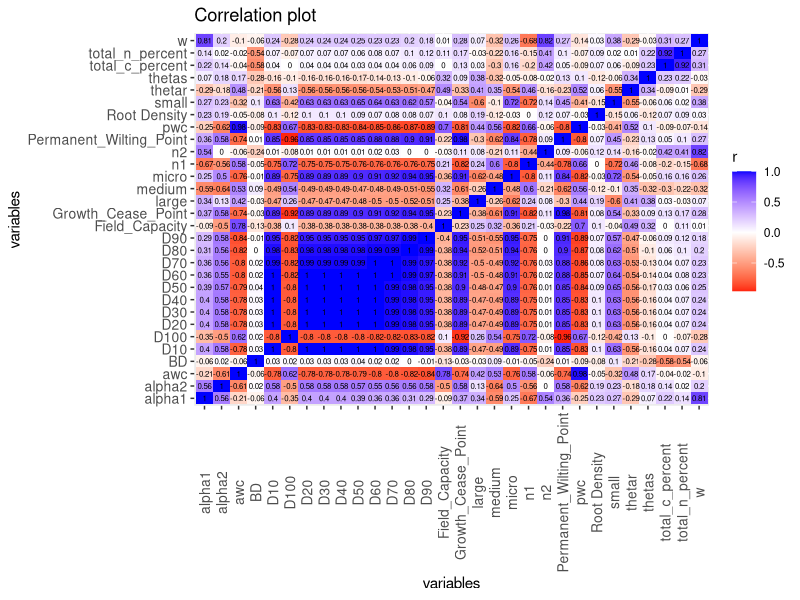
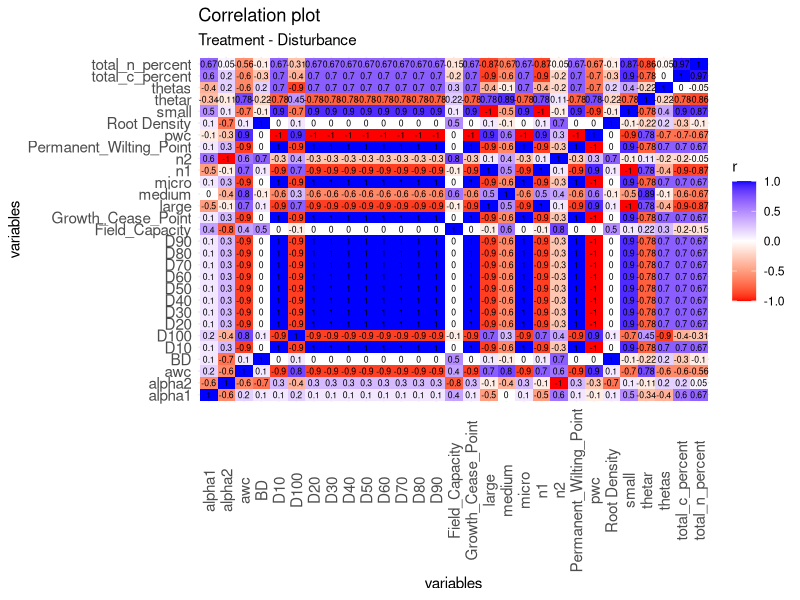
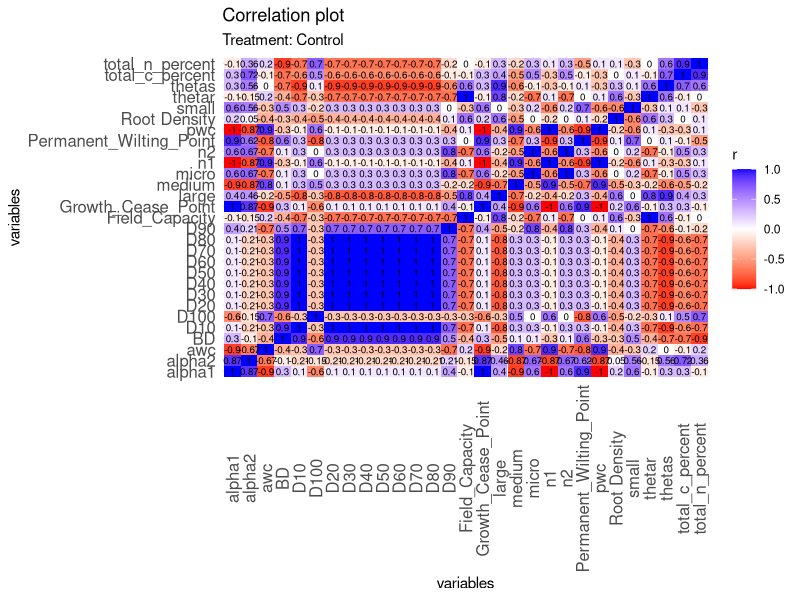
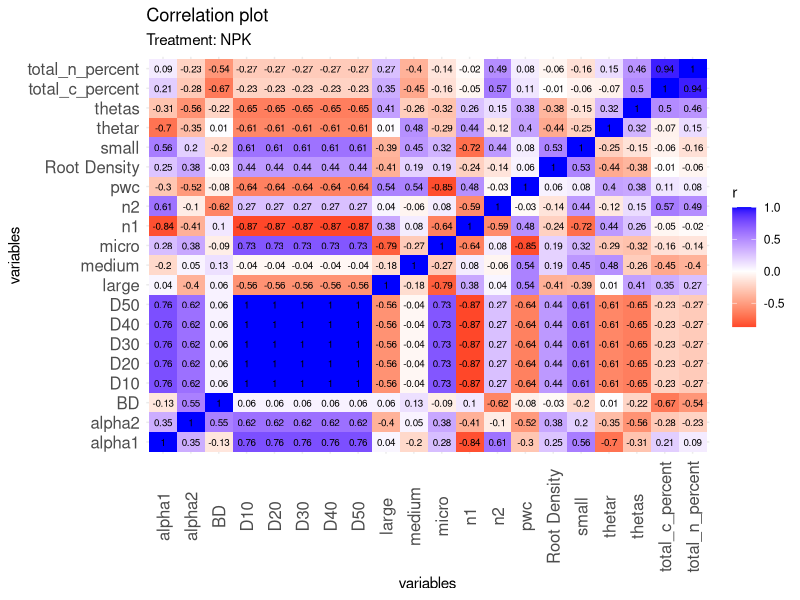
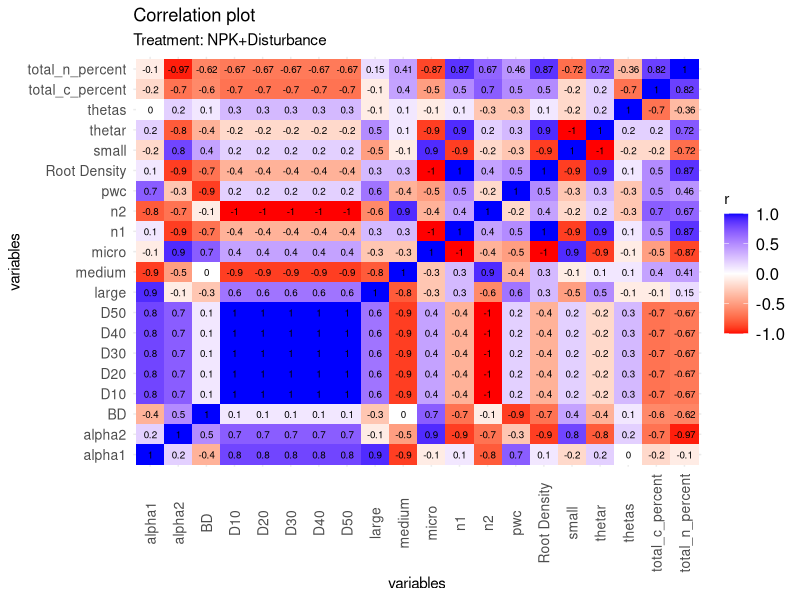
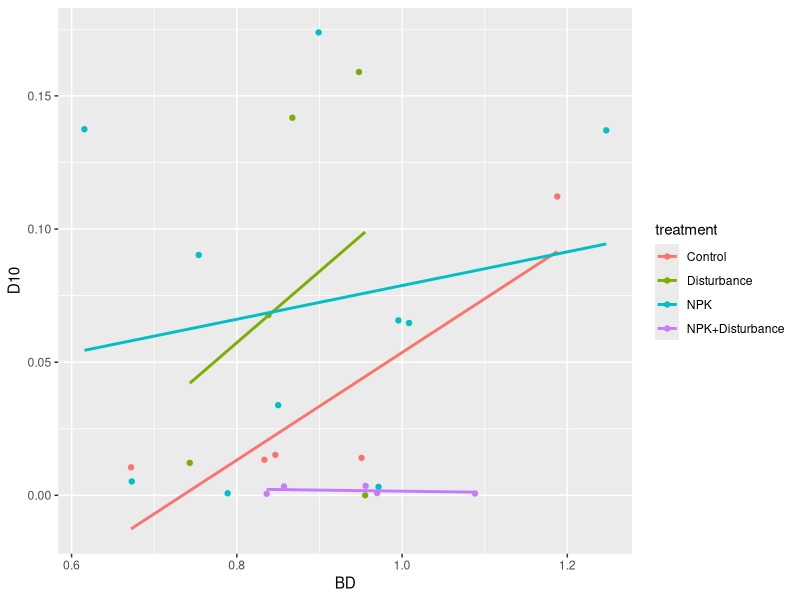
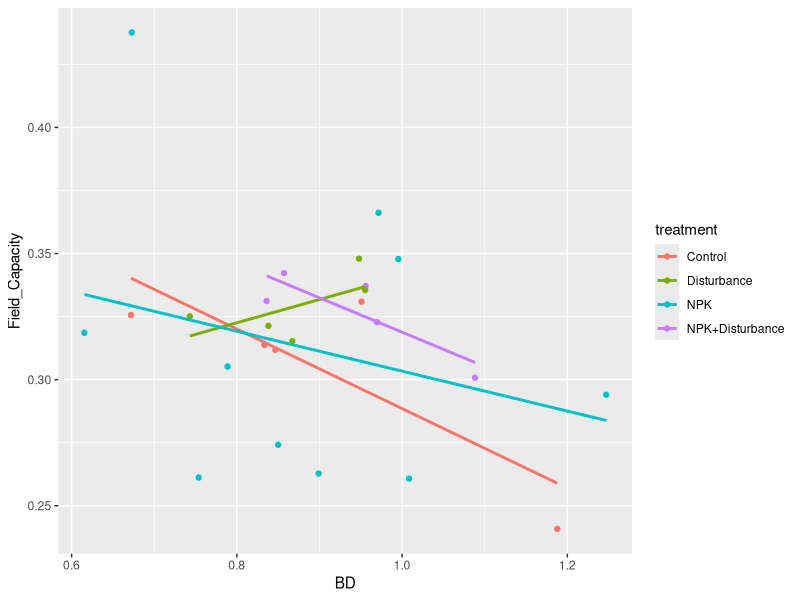
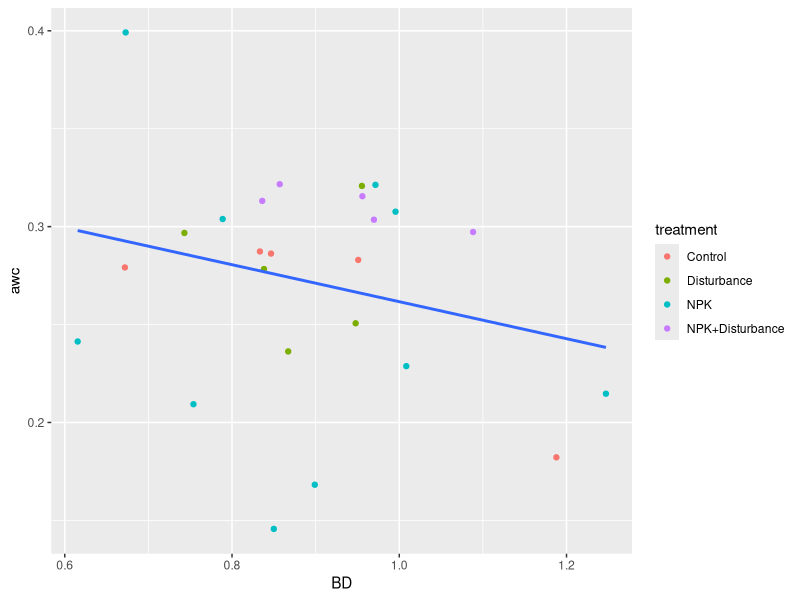

The R source for these figures, in order:
## ---- chunk 1
library(tidyverse)
library(psych)
## ---- chunk 2
data <- readxl::read_xlsx("Data/params_struc.xlsx") |> 
  mutate(label = factor(label))
## ---- chunk 3
corr_data <- bind_cols(data[,2:8],data[,12:34])
corr_data2 <- bind_cols(data[,2:8],data[,12:16],data[,21:34])

## ---- chunk 4
library(rstatix)
m = cor_mat(corr_data, method = "spearman")
x <- m |> 
  gather(-rowname,key = cor_var, value = r)
# corrplot::corrplot(m, method = "number")
x_filtered <- x |> 
  filter(abs(r) > 0.5)
x |> 
  # filter(abs(r) > 0.5) |> 
  #filter(cor_var == "BD" | rowname == "BD") |> 
  ggplot(aes(rowname, cor_var, fill = r)) + 
  geom_tile(size = 3) +
  labs(x = "variables", y = "variables", title = "Correlation plot")+
  geom_text(aes(label = round(r,2)), size = 2)+
  theme(axis.text.x = element_text(angle = 90, hjust = 0.5, vjust = 0.5),
        axis.text = element_text(size = 10))+
   scale_fill_gradient2(low = "red", high = "blue", mid = "white")
## ---- chunk 5
dist <- data |> 
  filter(treatment == "Disturbance")
dist_corr <- bind_cols(dist[,2:7],dist[,12:34]) |> 
  cor_mat(method = "spearman") |> 
  gather(-rowname,key = cor_var, value = r)

dist_corr |> 
  ggplot(aes(rowname, cor_var, fill = r)) + 
  geom_tile(size = 2.5) +
  theme_minimal()+
  labs(x = "variables", y = "variables", title = "Correlation plot", subtitle = "Treatment - Disturbance")+
  geom_text(aes(label = round(r,2)), size = 2.2)+
  theme(axis.text.x = element_text(angle = 90, hjust = 0.5, vjust = 0.5),
        axis.text = element_text(size = 11))+
   scale_fill_gradient2(low = "red", high = "blue", mid = "white")

#ggsave("Output/corr_dist.jpg", dpi = 300, width = 9,height = 6)
## ---- chunk 6
control <- data |> 
  filter(treatment == "Control")
control_corr <- bind_cols(control[,2:7],control[,12:34]) |> 
  cor_mat(method = "spearman") |> 
  gather(-rowname,key = cor_var, value = r)

control_corr |> 
  ggplot(aes(rowname, cor_var, fill = r)) + 
  geom_tile(size = 3) +
  theme_minimal()+
  labs(x = "variables", y = "variables", title = "Correlation plot", subtitle = "Treatment: Control")+
  geom_text(aes(label = round(r,2)), size = 2.5)+
  theme(axis.text.x = element_text(angle = 90, hjust = 0.5, vjust = 0.5),
        axis.text = element_text(size = 12))+
   scale_fill_gradient2(low = "red", high = "blue", mid = "white")

#ggsave("Output/corr_control.jpg", dpi = 300, width = 9,height = 6)
## ---- chunk 7
npk <- data |> 
  filter(treatment == "NPK")
npk_corr <- bind_cols(npk[,2:7],npk[,16:29]) |> 
  cor_mat(method = "spearman") |> 
  gather(-rowname,key = cor_var, value = r)

npk_corr |> 
  ggplot(aes(rowname, cor_var, fill = r)) + 
  geom_tile(size = 3) +
  theme_minimal()+
  labs(x = "variables", y = "variables", title = "Correlation plot", subtitle = "Treatment: NPK")+
  geom_text(aes(label = round(r,2)), size = 2.5)+
  theme(axis.text.x = element_text(angle = 90, hjust = 0.5, vjust = 0.5),
        axis.text = element_text(size = 12))+
   scale_fill_gradient2(low = "red", high = "blue", mid = "white")

#ggsave("Output/corr_npk.jpg", dpi = 300, width = 9,height = 6)
  
## ---- chunk 8
npk_dist <- data |> 
  filter(treatment == "NPK+Disturbance")
npk_dist_corr <- bind_cols(npk_dist[,2:7],npk_dist[,16:29]) |> 
  cor_mat(method = "spearman") |> 
  gather(-rowname,key = cor_var, value = r)

npk_dist_corr |> 
   ggplot(aes(rowname, cor_var, fill = r)) + 
  geom_tile(size = 3) +
  theme_minimal()+
  labs(x = "variables", y = "variables", title = "Correlation plot", subtitle = "Treatment: NPK+Disturbance")+
  geom_text(aes(label = round(r,2)), size = 2.5)+
  theme(axis.text.x = element_text(angle = 90, hjust = 0.5, vjust = 0.5),
        axis.text = element_text(size = 10),
        legend.text = element_text(size = 12))+
   scale_fill_gradient2(low = "red", high = "blue", mid = "white")
#ggsave("Output/corr_npk_dist.jpg", dpi = 300, width = 9,height = 6)
  

## ---- chunk 9
data |> 
   #filter(treatment == "Control") |> 
  ggplot(aes( BD,D10))+
  geom_point(aes(color = treatment))+
  geom_smooth(aes(color = treatment),method = "lm", se = F)
## ---- chunk 10
data |> 
  ggplot(aes(BD,Field_Capacity))+
  geom_point(aes(color = treatment))+
  geom_smooth(aes(color = treatment),method = "lm", se = F)
## ---- chunk 11
data |> 
  ggplot(aes(BD,awc))+
  geom_point(aes(color = treatment))+
  geom_smooth(method = "lm", se = F)
## ---- chunk 12

